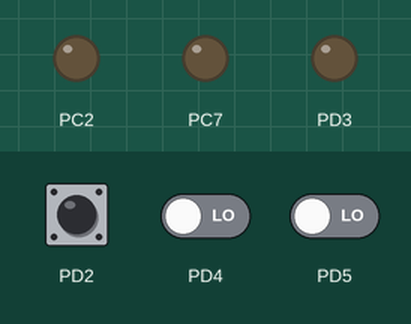
Bench run of a program on a simulated ATmega32, built with avr-gcc and emulated at 16 MHz. Shown: output pins drawn as LEDs (lit = HIGH). Dashed ring = blinking. The test bench sets the inputs (shaded band); at power-on: PD2 LOW, PD4 LOW, PD5 LOW.

Above: at 1.2 s.
1.3 s: PD2 driven HIGH
At 2.5 s:
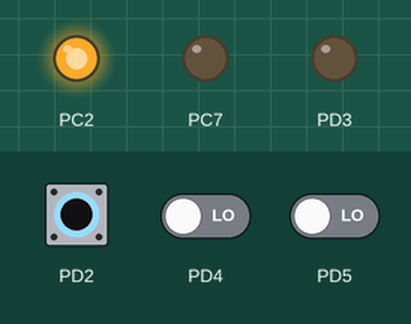
2.8 s: PD2 pulsed LOW 5 times (0.12 s each, 0.3 s apart)
At 3.37 s:
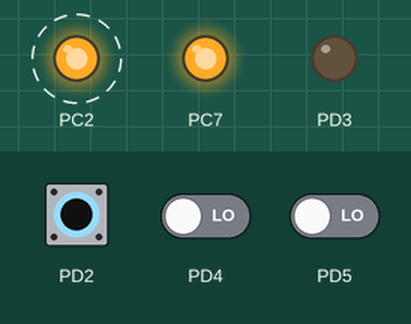
At 5.5 s:
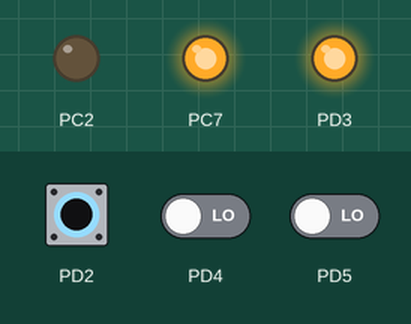
Timing chart, 0 to 7.0 s (numbered marks = the images above; inputs shaded):
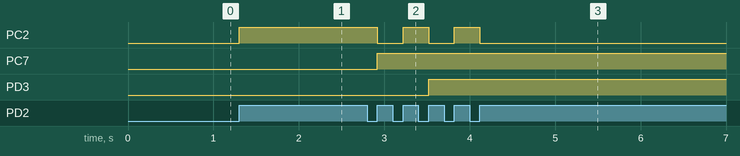

The program:

main.c
```c
#include "Std_Types.h"
#include "DIO.h"
#include "Utilities.h"
#include <AVR/delay.h>

int main()  {

	// set output pins
	set_bit(DDRC, 7);
	set_bit(DDRC, 2);
	set_bit(DDRD, 3);

	// set input pins
	clear_bit(DDRD, 6);
	clear_bit(DDRD, 2);

	U8 counter = 0;

	while (1) {

		if (((get_bit(PIND, 2)) == 1) && (counter++ < 7)) {

			while ((get_bit(PIND, 2)) == 1) {
				if ((get_bit(counter, 0)) == 1)
					set_bit(PORTC, 2);
				else
					clear_bit(PORTC, 2);

				if ((get_bit(counter, 1)) == 1)
					set_bit(PORTC, 7);
				else
					get_bit(PORTC, 7);

				if ((get_bit(counter, 2)) == 1)
					set_bit(PORTD, 3);
				else
					clear_bit(PORTD, 3);
			}

		}
		if ((get_bit(PIND,6) == 1) && counter-- > 0) {
			while ((get_bit(PIND, 6)) == 1) {
				if ((get_bit(counter, 0)) == 1)
					set_bit(PORTC, 2);
				else
					clear_bit(PORTC, 2);

				if ((get_bit(counter, 1)) == 1)
					set_bit(PORTC, 7);
				else
					get_bit(PORTC, 7);

				if ((get_bit(counter, 2)) == 1)
					set_bit(PORTD, 3);
				else
					clear_bit(PORTD, 3);

			}
		}
	}
	return 0;
}
```

Utilities.h
```c
#define set_bit(num, Bit_num) num |= (1 << Bit_num)
#define clear_bit(num, Bit_num) num &=  ~(1 << Bit_num)
#define toggle_bit(num, Bit_num)   num ^= (1 << Bit_num)
#define get_bit(num, Bit_num) (num >> Bit_num) & 1
```

DIO.h
```c
#define PORTA *((volatile U8 *)0x3B)
#define DDRA *((volatile U8 *)0x3A)
#define PINA *((volatile U8 *)0x39)

#define PORTB *((volatile U8 *)0x38)
#define DDRB *((volatile U8 *)0x37)
#define PINB *((volatile U8 *)0x36)

#define PORTC *((volatile U8 *)0x35)
#define DDRC *((volatile U8 *)0x34)
#define PINC *((volatile U8 *)0x33)

#define PORTD *((volatile U8 *)0x32)
#define DDRD *((volatile U8 *)0x31)
#define PIND *((volatile U8 *)0x30)
```

Std_Types.h
```c
//unsigned :

typedef unsigned char U8;
typedef unsigned short int U16;
typedef unsigned long int U32;
typedef unsigned long long int U64;

//signed :

typedef signed char S8;
typedef signed short int S16;
typedef signed long int S32;
typedef signed long long int S64;

//float :
typedef float F32;
typedef double F64;
typedef long double F128;
```

Measured:
- after the input at 1.3 s, PC2: LOW → HIGH at once
- after the input at 2.8 s, PC2: alternates HIGH for 0.30 s and LOW for 0.30 s, 5 changes in all, then stays LOW, starting after 0.12 s; PC7: LOW → HIGH after 0.12 s; PD3: LOW → HIGH after 0.72 s
